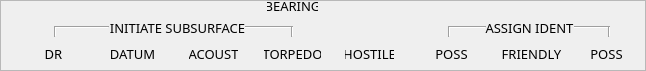
      <widget class="QFrame" name="frame_2">
       <property name="frameShape">
        <enum>QFrame::StyledPanel</enum>
       </property>
       <property name="frameShadow">
        <enum>QFrame::Raised</enum>
       </property>
       <widget class="QLabel" name="label_12">
        <property name="geometry">
         <rect>
          <x>29</x>
          <y>46</y>
          <width>49</width>
          <height>16</height>
         </rect>
        </property>
        <property name="font">
         <font>
          <family>Bahnschrift</family>
          <pointsize>10</pointsize>
         </font>
        </property>
        <property name="text">
         <string>DR</string>
        </property>
        <property name="alignment">
         <set>Qt::AlignCenter</set>
        </property>
       </widget>
       <widget class="QLabel" name="label_13">
        <property name="geometry">
         <rect>
          <x>109</x>
          <y>46</y>
          <width>47</width>
          <height>16</height>
         </rect>
        </property>
        <property name="font">
         <font>
          <family>Bahnschrift</family>
          <pointsize>10</pointsize>
         </font>
        </property>
        <property name="text">
         <string>DATUM</string>
        </property>
        <property name="alignment">
         <set>Qt::AlignCenter</set>
        </property>
       </widget>
       <widget class="QLabel" name="label_14">
        <property name="geometry">
         <rect>
          <x>189</x>
          <y>46</y>
          <width>49</width>
          <height>16</height>
         </rect>
        </property>
        <property name="font">
         <font>
          <family>Bahnschrift</family>
          <pointsize>10</pointsize>
         </font>
        </property>
        <property name="text">
         <string>ACOUST</string>
        </property>
        <property name="alignment">
         <set>Qt::AlignCenter</set>
        </property>
       </widget>
       <widget class="QLabel" name="label_15">
        <property name="geometry">
         <rect>
          <x>264</x>
          <y>46</y>
          <width>57</width>
          <height>16</height>
         </rect>
        </property>
        <property name="font">
         <font>
          <family>Bahnschrift</family>
          <pointsize>10</pointsize>
         </font>
        </property>
        <property name="text">
         <string>TORPEDO</string>
        </property>
        <property name="alignment">
         <set>Qt::AlignCenter</set>
        </property>
       </widget>
       <widget class="QLabel" name="label_16">
        <property name="geometry">
         <rect>
          <x>345</x>
          <y>46</y>
          <width>49</width>
          <height>16</height>
         </rect>
        </property>
        <property name="font">
         <font>
          <family>Bahnschrift</family>
          <pointsize>10</pointsize>
         </font>
        </property>
        <property name="text">
         <string>HOSTILE</string>
        </property>
        <property name="alignment">
         <set>Qt::AlignCenter</set>
        </property>
       </widget>
       <widget class="QLabel" name="label_17">
        <property name="geometry">
         <rect>
          <x>427</x>
          <y>46</y>
          <width>49</width>
          <height>16</height>
         </rect>
        </property>
        <property name="font">
         <font>
          <family>Bahnschrift</family>
          <pointsize>10</pointsize>
         </font>
        </property>
        <property name="text">
         <string>POSS</string>
        </property>
        <property name="alignment">
         <set>Qt::AlignCenter</set>
        </property>
       </widget>
       <widget class="QLabel" name="label_18">
        <property name="geometry">
         <rect>
          <x>501</x>
          <y>46</y>
          <width>61</width>
          <height>16</height>
         </rect>
        </property>
        <property name="font">
         <font>
          <family>Bahnschrift</family>
          <pointsize>10</pointsize>
         </font>
        </property>
        <property name="text">
         <string>FRIENDLY</string>
        </property>
        <property name="alignment">
         <set>Qt::AlignCenter</set>
        </property>
       </widget>
       <widget class="QLabel" name="label_19">
        <property name="geometry">
         <rect>
          <x>576</x>
          <y>46</y>
          <width>61</width>
          <height>16</height>
         </rect>
        </property>
        <property name="font">
         <font>
          <family>Bahnschrift</family>
          <pointsize>10</pointsize>
         </font>
        </property>
        <property name="text">
         <string>POSS</string>
        </property>
        <property name="alignment">
         <set>Qt::AlignCenter</set>
        </property>
       </widget>
       <widget class="QLabel" name="label_20">
        <property name="geometry">
         <rect>
          <x>267</x>
          <y>-2</y>
          <width>51</width>
          <height>16</height>
         </rect>
        </property>
        <property name="font">
         <font>
          <family>Bahnschrift</family>
          <pointsize>10</pointsize>
         </font>
        </property>
        <property name="text">
         <string>BEARING</string>
        </property>
        <property name="alignment">
         <set>Qt::AlignCenter</set>
        </property>
       </widget>
       <widget class="QLabel" name="label_21">
        <property name="geometry">
         <rect>
          <x>108</x>
          <y>20</y>
          <width>139</width>
          <height>16</height>
         </rect>
        </property>
        <property name="font">
         <font>
          <family>Bahnschrift</family>
          <pointsize>10</pointsize>
         </font>
        </property>
        <property name="text">
         <string>INITIATE SUBSURFACE</string>
        </property>
        <property name="alignment">
         <set>Qt::AlignCenter</set>
        </property>
       </widget>
       <widget class="Line" name="line_13">
        <property name="geometry">
         <rect>
          <x>56</x>
          <y>19</y>
          <width>53</width>
          <height>16</height>
         </rect>
        </property>
        <property name="orientation">
         <enum>Qt::Horizontal</enum>
        </property>
       </widget>
       <widget class="Line" name="line_14">
        <property name="geometry">
         <rect>
          <x>245</x>
          <y>19</y>
          <width>47</width>
          <height>16</height>
         </rect>
        </property>
        <property name="orientation">
         <enum>Qt::Horizontal</enum>
        </property>
       </widget>
       <widget class="Line" name="line_15">
        <property name="geometry">
         <rect>
          <x>53</x>
          <y>26</y>
          <width>5</width>
          <height>11</height>
         </rect>
        </property>
        <property name="orientation">
         <enum>Qt::Vertical</enum>
        </property>
       </widget>
       <widget class="Line" name="line_16">
        <property name="geometry">
         <rect>
          <x>290</x>
          <y>26</y>
          <width>5</width>
          <height>11</height>
         </rect>
        </property>
        <property name="orientation">
         <enum>Qt::Vertical</enum>
        </property>
       </widget>
       <widget class="QLabel" name="label_35">
        <property name="geometry">
         <rect>
          <x>460</x>
          <y>20</y>
          <width>139</width>
          <height>16</height>
         </rect>
        </property>
        <property name="font">
         <font>
          <family>Bahnschrift</family>
          <pointsize>10</pointsize>
         </font>
        </property>
        <property name="text">
         <string>ASSIGN IDENT</string>
        </property>
        <property name="alignment">
         <set>Qt::AlignCenter</set>
        </property>
       </widget>
       <widget class="Line" name="line_17">
        <property name="geometry">
         <rect>
          <x>574</x>
          <y>19</y>
          <width>36</width>
          <height>16</height>
         </rect>
        </property>
        <property name="orientation">
         <enum>Qt::Horizontal</enum>
        </property>
       </widget>
       <widget class="Line" name="line_18">
        <property name="geometry">
         <rect>
          <x>607</x>
          <y>26</y>
          <width>5</width>
          <height>11</height>
         </rect>
        </property>
        <property name="orientation">
         <enum>Qt::Vertical</enum>
        </property>
       </widget>
       <widget class="Line" name="line_19">
        <property name="geometry">
         <rect>
          <x>450</x>
          <y>19</y>
          <width>36</width>
          <height>16</height>
         </rect>
        </property>
        <property name="orientation">
         <enum>Qt::Horizontal</enum>
        </property>
       </widget>
       <widget class="Line" name="line_20">
        <property name="geometry">
         <rect>
          <x>447</x>
          <y>26</y>
          <width>5</width>
          <height>11</height>
         </rect>
        </property>
        <property name="orientation">
         <enum>Qt::Vertical</enum>
        </property>
       </widget>
      </widget>
